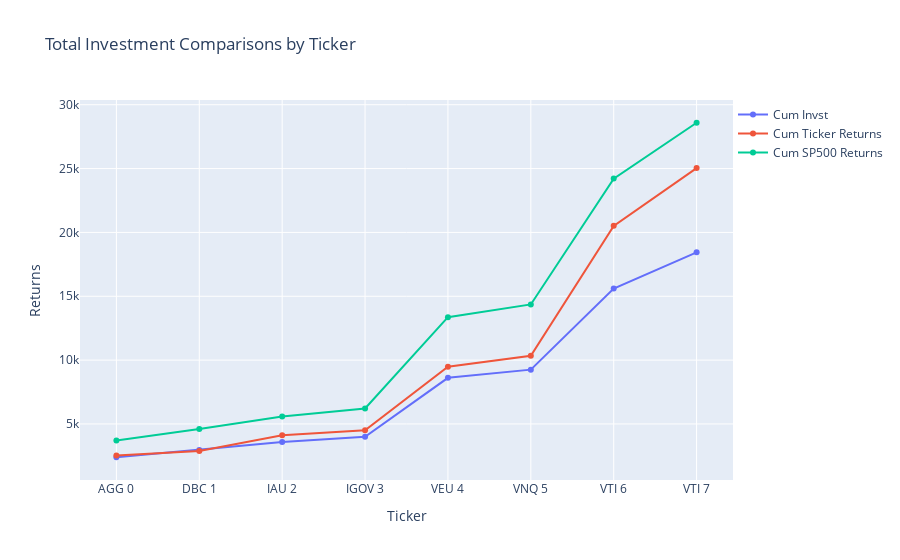

The notebook cell this image was saved under:
### Markdown cell above
### Total Cumulative Investments Over Time

### Code cell
trace1 = go.Scatter(
    x = merged_portfolio_sp_latest_YTD_sp_chart['Ticker #'],
    y = merged_portfolio_sp_latest_YTD_sp_chart['Cum Invst'],
    mode = 'lines+markers',
    name = 'Cum Invst')

trace2 = go.Scatter(
    x = merged_portfolio_sp_latest_YTD_sp_chart['Ticker #'],
    y = merged_portfolio_sp_latest_YTD_sp_chart['Cum Ticker Returns'],
    mode = 'lines+markers',
    name = 'Cum Ticker Returns')

trace3 = go.Scatter(
    x = merged_portfolio_sp_latest_YTD_sp_chart['Ticker #'],
    y = merged_portfolio_sp_latest_YTD_sp_chart['Cum SP Returns'],
    mode = 'lines+markers',
    name = 'Cum SP500 Returns')

data = [trace1, trace2, trace3]

layout = go.Layout(title = 'Total Investment Comparisons by Ticker'
    , barmode = 'group'
    , yaxis=dict(title='Returns')
    , xaxis=dict(title='Ticker')
    , legend=dict(x=1,y=1)
    )

fig = go.Figure(data=data, layout=layout)
iplot(fig)

### Figure 1 — Plotly figure (JSON) as saved in the notebook; plotly's stock layout.template omitted (floating-point values rounded to 4 significant figures)
{"data": [{"mode": "lines+markers", "name": "Cum Invst", "type": "scatter", "x": ["AGG 0", "DBC 1", "IAU 2", "IGOV 3", "VEU 4", "VNQ 5", "VTI 6", "VTI 7"], "y": [2393, 2970.0, 3595.0, 4001.0, 8612.0, 9254.0, 15600.0, 18440.0]}, {"mode": "lines+markers", "name": "Cum Ticker Returns", "type": "scatter", "x": ["AGG 0", "DBC 1", "IAU 2", "IGOV 3", "VEU 4", "VNQ 5", "VTI 6", "VTI 7"], "y": [2538.0, 2889.0, 4111.0, 4499.0, 9489.0, 10340.0, 20520.0, 25040.0]}, {"mode": "lines+markers", "name": "Cum SP500 Returns", "type": "scatter", "x": ["AGG 0", "DBC 1", "IAU 2", "IGOV 3", "VEU 4", "VNQ 5", "VTI 6", "VTI 7"], "y": [3714.0, 4609.0, 5579.0, 6209.0, 13370.0, 14360.0, 24220.0, 28590.0]}], "layout": {"barmode": "group", "legend": {"x": 1, "y": 1}, "title": {"text": "Total Investment Comparisons by Ticker"}, "xaxis": {"title": {"text": "Ticker"}}, "yaxis": {"title": {"text": "Returns"}}}}
